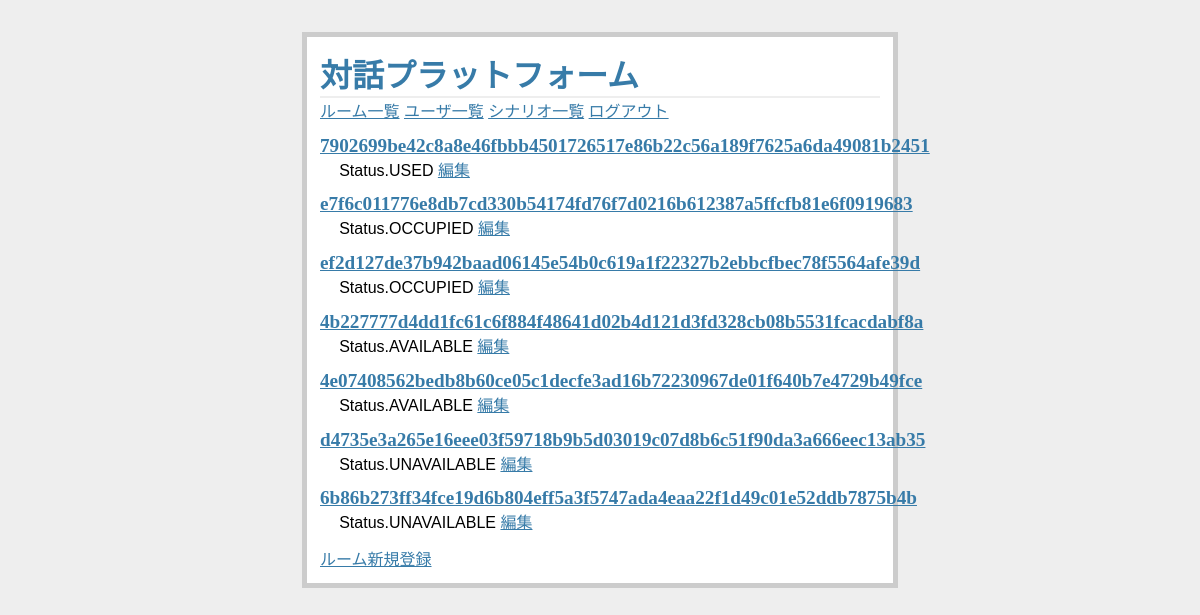
The page /rooms/ (signed in) on the database its author committed.
### flaskr/models/room.py (models this page shows, shortened)
class Room(db.Model):
    __tablename__ = "rooms"
    id     = db.Column("id",     db.Integer,    primary_key=True)
    status = db.Column("status", db.Enum(Status), nullable=False,   default=Status.UNAVAILABLE.name)
    @property
    def hash(self):
        value = str(self.id).encode()
        return sha256(value).hexdigest()
    hash = synonym("id", descriptor=hash)

### flaskr/views/rooms.py (the view)
@bp.route("/")
@login_required
def index():
    rooms = Room.query.order_by(Room.id.desc()).all()
    return render_template("rooms/index.html", rooms=rooms)

### flaskr/models/user.py (called while the page is built)
    def is_admin(self):
        return self.role == Role.ADMIN

### flaskr/views/__init__.py (called while the page is built)
def login_required(f):
    @wraps(f)
    def decorated_view(*args, **kwargs):
        if g.user is None:
            return redirect(url_for("auth.login", next=request.path))
        return f(*args, **kwargs)
    return decorated_view

def load_user():
    user_id = session.get("user_id")
    if user_id is None:
        g.user = None
    else:
        g.user = User.query.get(session["user_id"])

### flaskr/templates/rooms/index.html
{% extends "layout.html" %}
{% block body %}
  <ul class="rooms">
  {% for room in rooms %}
    <li>
      <h2><a href={{ url_for('rooms.show', room_id=room.id) }}>{{ room.hash }}</a></h2>
      {{ room.status }}
      {% if g.user.is_admin() %}
        <a href="{{ url_for('rooms.edit', room_id=room.id) }}">編集</a>
      {% endif %}
    </li>
  {% else %}
    <li><em>ルームがありません。</em>
  {% endfor %}
  </ul>
  {% if g.user.is_admin() %}
    <a href="{{ url_for('rooms.create') }}">ルーム新規登録</a>
  {% endif %}
{% endblock %}

### flaskr/templates/layout.html (shortened to what this page needs)
<!doctype html>
<link rel=stylesheet type=text/css href="{{ url_for('static', filename='style.css') }}">
<div class=page>
  <h1>対話プラットフォーム</h1>
  {% if session.user_id %}
    <a href="{{ url_for('rooms.index') }}">ルーム一覧</a>
    {% if g.user.is_admin() %}
      <a href="{{ url_for('users.index') }}">ユーザ一覧</a>
      <a href="{{ url_for('scenarios.index') }}">シナリオ一覧</a>
    {% endif %}
    <a href="{{ url_for('auth.logout') }}">ログアウト</a>
  {% else %}
    <a href="{{ url_for('auth.login') }}">ログイン</a>
    <a href="{{ url_for('users.create') }}">ユーザ新規登録</a>
  {% endif %}
  {% block body %}{% endblock %}
</div>

### flaskr/static/style.css (style rules this page uses)
a, h1, h2 { color: #377ba8; }
h1, h2 { font-family: 'Georgia', serif; margin: 0; }
h1 { border-bottom: 2px solid #eee; }
h2 { font-size: 1.2em; }
.page { margin: 2em auto; width: 35em; border: 5px solid #ccc; padding: 0.8em; background: white; }
.rooms { list-style: none; margin: 0; padding: 0; }
.rooms li { margin: 0.8em 1.2em; }
.rooms li h2 { margin-left: -1em; }

### rows shown on the page
Room: hash "7902699be42c8a8e46fbbb4501726517e86b22c56a189f7625a6da49081b2451", status "Status.USED"
Room: hash "e7f6c011776e8db7cd330b54174fd76f7d0216b612387a5ffcfb81e6f0919683", status "Status.OCCUPIED"
Room: hash "ef2d127de37b942baad06145e54b0c619a1f22327b2ebbcfbec78f5564afe39d", status "Status.OCCUPIED"
Room: hash "4b227777d4dd1fc61c6f884f48641d02b4d121d3fd328cb08b5531fcacdabf8a", status "Status.AVAILABLE"
Room: hash "4e07408562bedb8b60ce05c1decfe3ad16b72230967de01f640b7e4729b49fce", status "Status.AVAILABLE"
Room: hash "d4735e3a265e16eee03f59718b9b5d03019c07d8b6c51f90da3a666eec13ab35", status "Status.UNAVAILABLE"
Room: hash "6b86b273ff34fce19d6b804eff5a3f5747ada4eaa22f1d49c01e52ddb7875b4b", status "Status.UNAVAILABLE"
